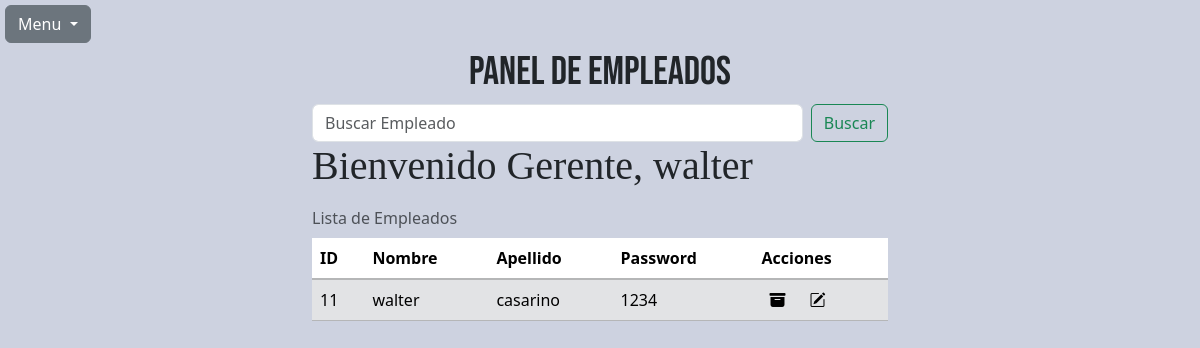
The page /empleado.php (signed in) on the database its author committed.
### tables this page shows
CREATE TABLE `usuario` (
  `id` int(10) NOT NULL,
  `nombre` varchar(10) NOT NULL,
  `apellido` varchar(10) NOT NULL,
  `password` varchar(10) NOT NULL,
  `rol` varchar(10) NOT NULL
);

### empleado.php (the view, shortened to what this page needs)
<!DOCTYPE html>
<html lang="en">
<head>
    <link href="./stylesTabla.css" rel="stylesheet">
    <link href="https://cdn.jsdelivr.net/npm/bootstrap@5.3.3/dist/css/bootstrap.min.css" rel="stylesheet">
    <link rel="stylesheet" href="https://cdn.jsdelivr.net/npm/bootstrap-icons@1.11.3/font/bootstrap-icons.min.css">
</head>
<body class="fondito">
<div class="menu">
  <button class="btn btn-secondary dropdown-toggle" type="button" id="dropdownMenuButton1" data-bs-toggle="dropdown" aria-expanded="false">
    Menu
  </button>
</div>
  <h1 class="text-center bebas-neue-regular">Panel de Empleados</h1>
<div class="container w-50">
  <form class="d-flex" method="GET" action="">
      <input name="search" class="form-control me-2" type="search" placeholder="Buscar Empleado" aria-label="Buscar producto">
      <button class="btn btn-outline-success" type="submit">Buscar</button>
    </form>
<table class="table caption-top">
<caption>Lista de Empleados</caption>
  <thead>
    <tr>
      <th scope="col">ID</th>
      <th scope="col">Nombre</th>
      <th scope="col">Apellido</th>
      <th scope="col">Password</th>
      <th scope="col">Acciones</th>
    </tr>
<tbody class="table-group-divider table-secondary table table-bordered">
<?php
require 'conexion.php';
if(isset($_SESSION['id'])){
  print ("<h1>Bienvenido Gerente, {$_SESSION['nombre']}</h1>");
  $search = isset($_GET['search']) ? $_GET['search'] : '';
  if ($search) {
    $query = $cnx->prepare("SELECT * FROM usuario WHERE nombre or apellido LIKE :search");
    $query->bindValue(':search', "%$search%", PDO::PARAM_STR);
  } else {
    $query= $cnx->prepare("SELECT * FROM usuario");
  }
  $query->execute();
  $filas= $query->fetchALL(PDO::FETCH_ASSOC);
  foreach($filas as $usuario){
      print "<tr>";
        print"<td>{$usuario['id']}</td>";
        print"<td>{$usuario['nombre']}</td>";
        print"<td>{$usuario['apellido']}</td>";
        print"<td>{$usuario['password']}</td>";
        print"<td><a href= 'eliminar-empleado.php?id={$usuario['id']}'><i class='bi bi-archive-fill me-2'></i></a>";
        print"<a href= 'modificar-empleado.php?id={$usuario['id']}'><i class='bi bi-pencil-square'></i></a></td>";
      print"</tr>";
  }
}else{
  print("debe iniciar sesion");
}
?>
</tbody>
</table>
</div>
</body>
</html>

### stylesTabla.css (style rules this page uses)
h1 { font-family: "Roboto Slab", serif; font-optical-sizing: auto; }
.fondito { background-color:rgb(205, 210, 224); }
.menu { margin: 5px; }

### empleado.php (style rules this page uses)
.bebas-neue-regular { font-family: "Bebas Neue", sans-serif; font-weight: 400; font-style: normal; }

### rows shown on the page
usuario: id "11", nombre "walter", apellido "casarino", password "1234"

### other values the page prints
$_SESSION['nombre'] "walter"
